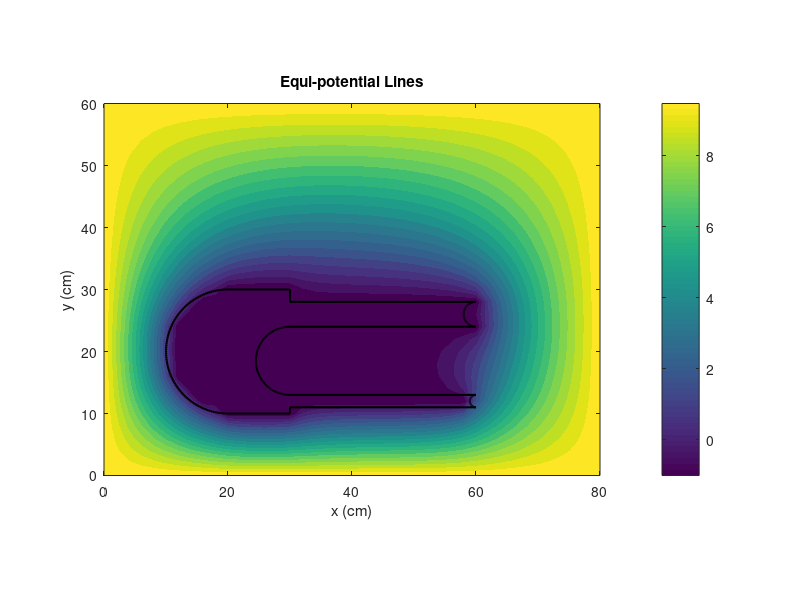
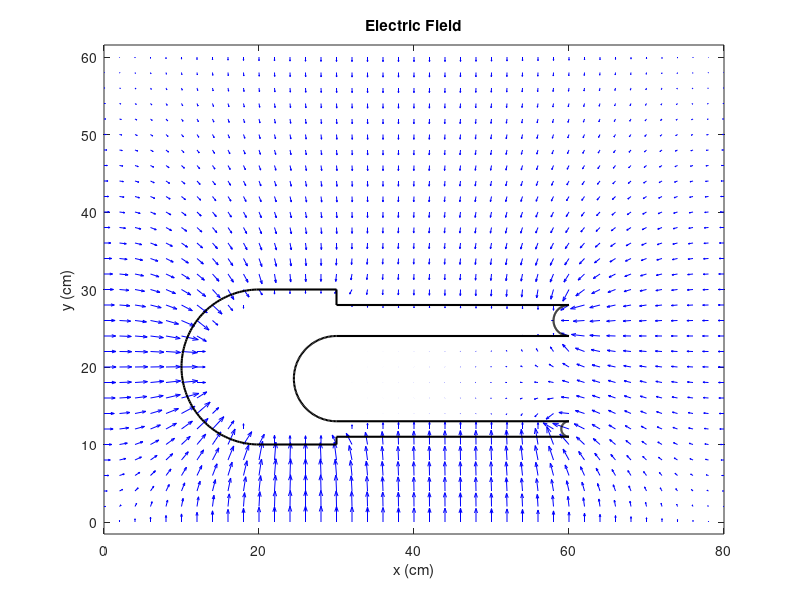

Here is the MATLAB script that generated these plots, in order:
clc; clear; close all;

% Grid setup
dx = 2; % Grid step in cm
dy = 2;
x = 0:dx:80; % x-coordinates
y = 0:dy:60; % y-coordinates
[X, Y] = meshgrid(x, y);

% Initialize potential matrix
V = 10 * ones(length(y), length(x)); % Entire area with 10V initially

% Define boundary conditions for the closed region (-1V)
theta = linspace(pi/2, 3*pi/2, 100); % Semi-circle (counter-clockwise direction)
r = 10; % Radius of semi-circle
x_circle = 20 + r * cos(theta); % Semi-circle x-coordinates
y_circle = 20 + r * sin(theta); % Semi-circle y-coordinates

r2 = 5.5;
x_circle2 = 30 + r2 * cos(theta); 
y_circle2 = 18.5 + r2 * sin(theta);

r3 = 2;
x_circle_UP = 60 + r3 * cos(theta); 
y_circle_UP = 26 + r3 * sin(theta);

r4 = 1;
x_circle_DOWN = 60 + r4 * cos(theta); 
y_circle_DOWN = 12 + r4 * sin(theta);

% Update the closed region with new coordinates
x_closed = [x_circle, 20, 30, 30, 60, fliplr(x_circle_DOWN), 60, 30, fliplr(x_circle2), 30, 60, fliplr(x_circle_UP), 60, 30 ,30, 20];
y_closed = [y_circle, 10, 10, 11, 11, fliplr(y_circle_DOWN), 13, 13, fliplr(y_circle2), 24, 24, fliplr(y_circle_UP), 28, 28 ,30, 30];

% Identify the points inside the closed region
mask = inpolygon(X, Y, x_closed, y_closed);

% Apply boundary conditions
V(mask) = -1; % Inside the closed region, potential is -1V
V(~mask & (X == 0 | X == 80 | Y == 0 | Y == 60)) = 10; % Boundary conditions on outer edges

% Solve Laplace's equation using iterative FD method
tolerance = 1e-4;
max_iter = 5000;
error = Inf;
iter = 0;

while error > tolerance && iter < max_iter
    V_old = V;
    
    % Update potential using finite difference (excluding boundary conditions)
    for i = 2:length(y)-1
        for j = 2:length(x)-1
            if ~mask(i, j) % Update only for points outside the fixed potential regions
                V(i, j) = 0.25 * (V_old(i+1, j) + V_old(i-1, j) + V_old(i, j+1) + V_old(i, j-1));
            end
        end
    end
    
    % Compute error
    error = max(max(abs(V - V_old)));
    iter = iter + 1;
end

% Compute electric field (E = -grad(V))
[Ex, Ey] = gradient(-V, dx, dy);

% Plot the potential distribution with contour lines
figure;
contourf(X, Y, V, 20, 'LineColor', 'none');
colorbar;
title('Equi-potential Lines');
xlabel('x (cm)');
ylabel('y (cm)');
axis equal;
hold on;

% Overlay the main closed region boundary
plot(x_closed, y_closed, 'k-', 'LineWidth', 1.5);

% Plot the electric field as a vector plot
figure;
quiver(X, Y, Ex, Ey, 'b');
title('Electric Field');
xlabel('x (cm)');
ylabel('y (cm)');
axis equal;
hold on;

% Overlay the main closed region boundary
plot(x_closed, y_closed, 'k-', 'LineWidth', 1.5);
